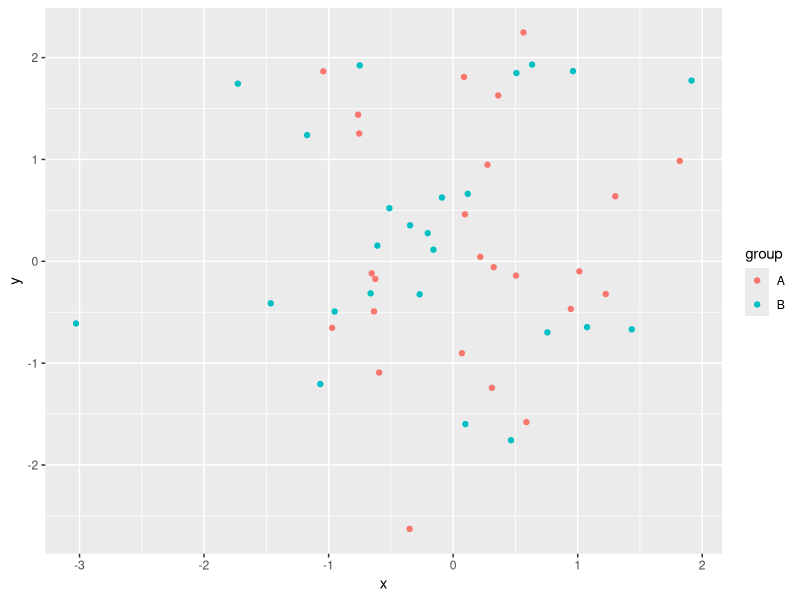
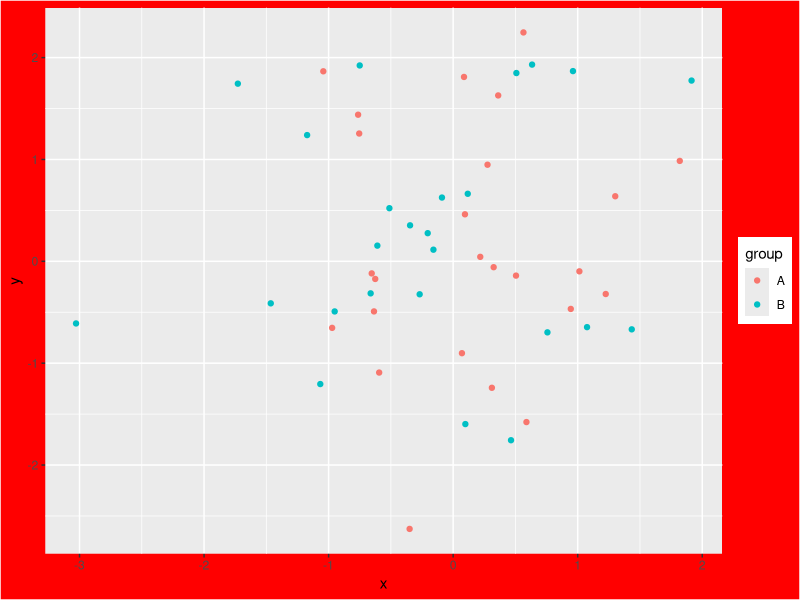
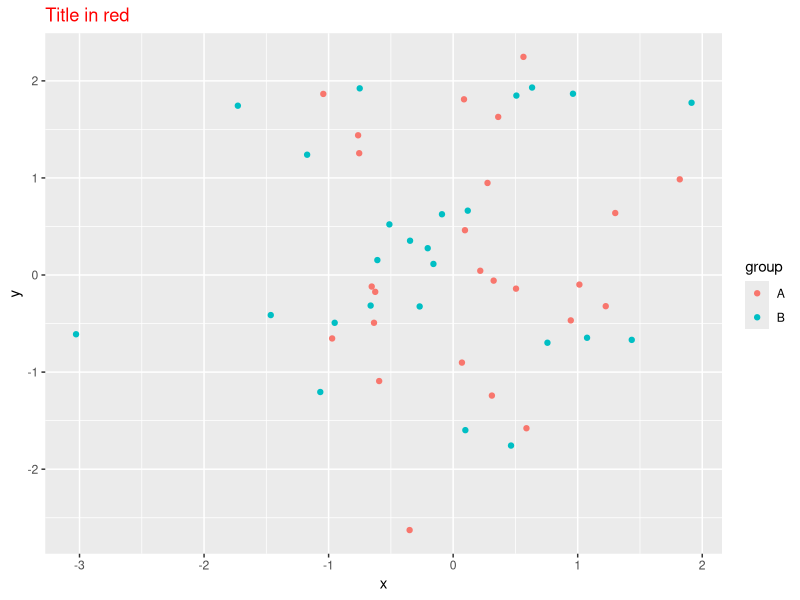
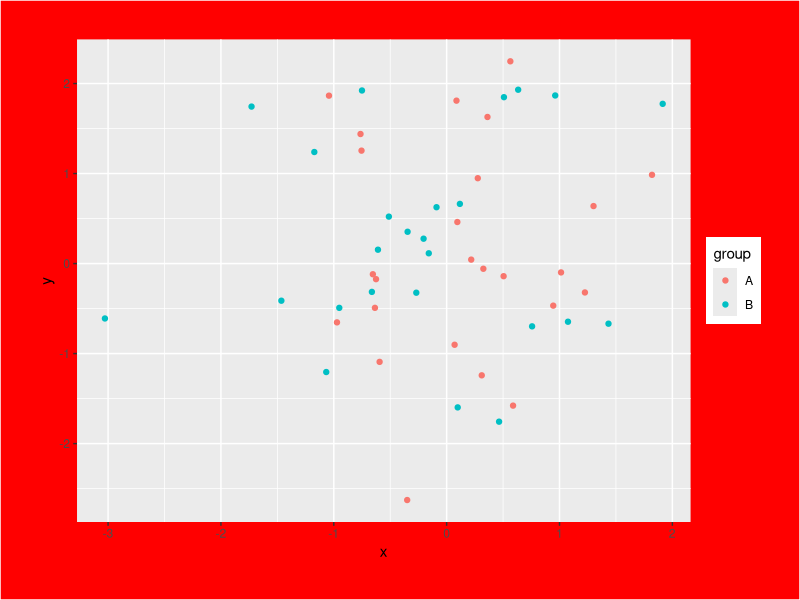
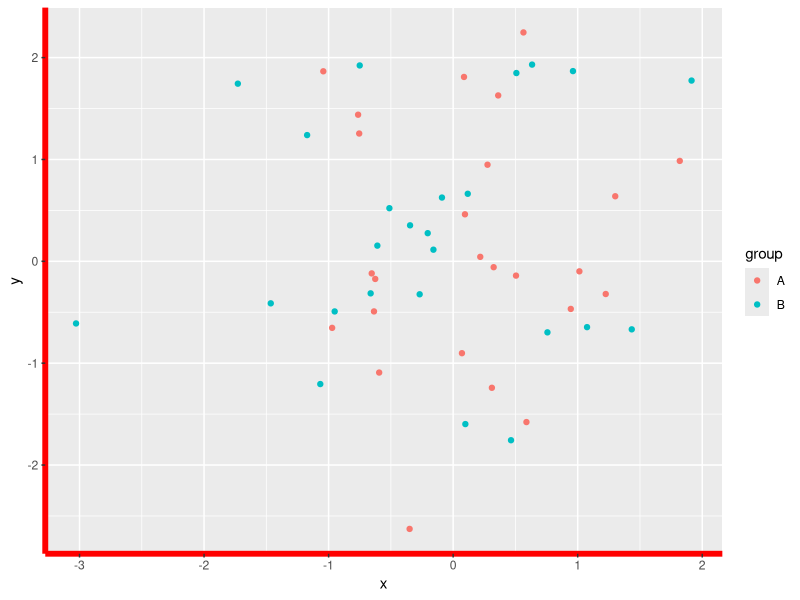
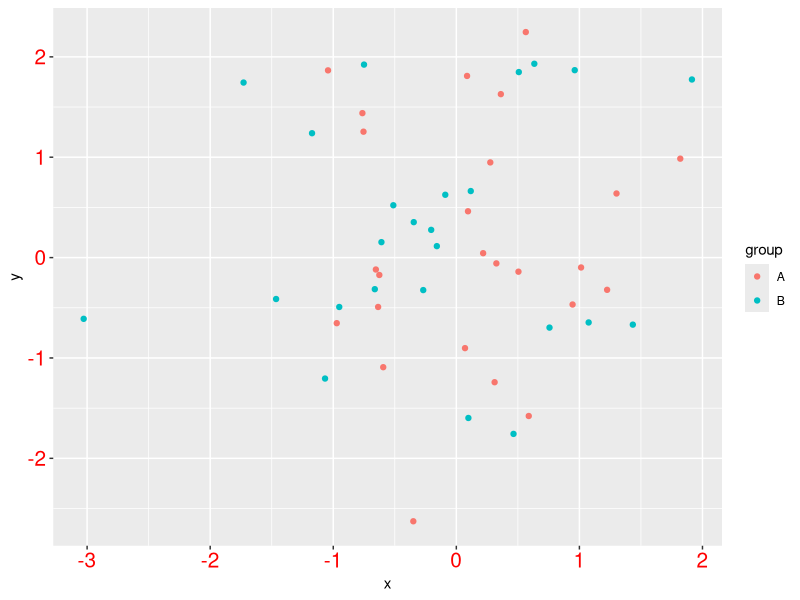
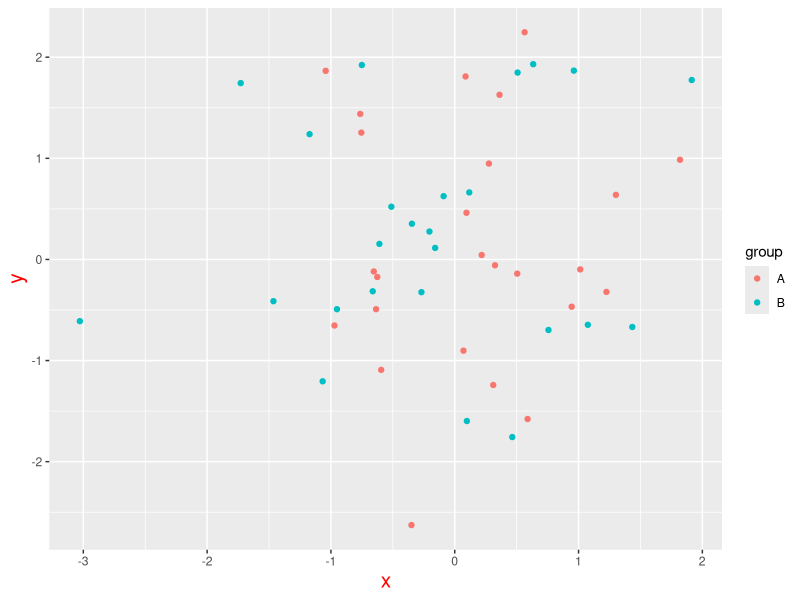
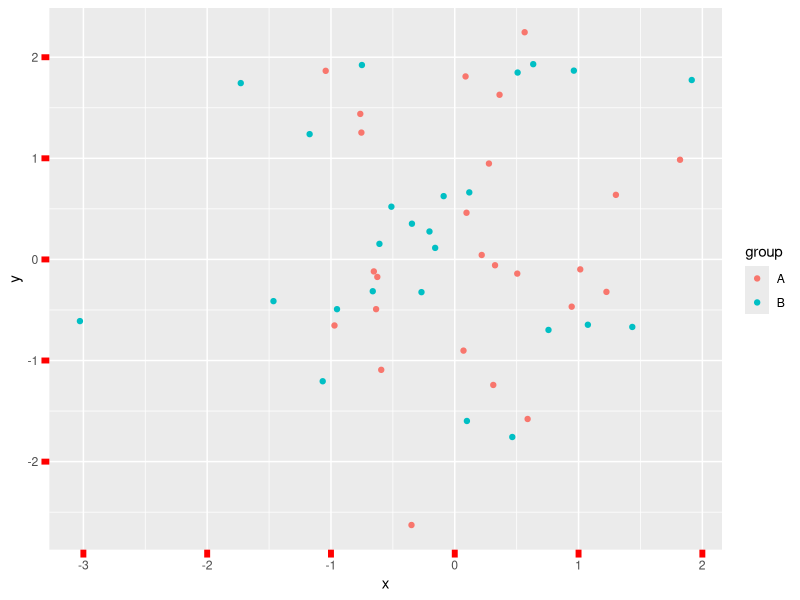

Write R code to recreate these figures, in order.
## ---- chunk 1
# Load ggplot2 library
library(ggplot2)

# Create a sample dataset
data <- data.frame(
  x = rnorm(50),
  y = rnorm(50),
  group = rep(c("A", "B"), each = 25)
)

## ---- chunk 2
#| fig-cap: Original

gp_Test <- ggplot(data, aes(x, y, color = group)) +
  geom_point()

gp_Test
## ---- chunk 3
#| fig-cap: Background in red
gp_Test + 
  theme(plot.background = element_rect(fill = "red"))

## ---- chunk 4
#| fig-cap: Title in red
gp_Test + 
  ggtitle("Title in red") +
  theme(plot.title = element_text(color = "red"))

## ---- chunk 5
#| fig-cap: Background in red and margin in 10 mm
gp_Test + 
  theme(plot.background = element_rect(fill = "red"),
        plot.margin = margin(10,10,10,10, "mm"))

## ---- chunk 6
#| fig-cap: Axis line in red, line width in 2
gp_Test + 
  theme(axis.line = element_line(color = "red", linewidth = 2))

## ---- chunk 7
#| fig-cap: Tick labels in red and font size in 15
gp_Test + 
  theme(axis.text = element_text(color = "red", size = 15))

## ---- chunk 8
#| fig-cap: Axis titles in red and font size in 15
gp_Test + 
  theme(axis.title = element_text(color = "red", size = 15))

## ---- chunk 9
#| fig-cap: Axis tick marks in red, line width in 2, length in 2 mm
gp_Test + 
  theme(axis.ticks = element_line(color = "red", linewidth = 2),
        axis.ticks.length = unit(2, "mm"))

## ---- chunk 10
#| fig-cap: Legend background in red and margin in 10 mm
gp_Test + 
  theme(legend.background = element_rect(fill = "red"),
        legend.margin = margin(10,10,10,10, "mm"))

## ---- chunk 11
#| fig-cap: Background of legend keys in red and legend keys size in 10 mm
gp_Test + 
  theme(legend.key = element_rect(fill = "red"),
        legend.key.size = unit(10, "mm"))

## ---- chunk 12
#| fig-cap: Legend labels in red and font size in 15
gp_Test + 
  theme(legend.text = element_text(color = "red", size = 15))

## ---- chunk 13
#| fig-cap: Legend name in red and font size in 15
gp_Test + 
  theme(legend.title = element_text(color = "red", size = 15))

## ---- chunk 14
#| fig-cap: Legend background in red and margin in 10 mm
gp_Test + 
  theme(panel.background = element_rect(fill = "red"))

## ---- chunk 15
#| fig-cap: Panel border in red and line width in 2
gp_Test + 
  theme(panel.border = element_rect(color = "red", fill = NA, linewidth = 2))

## ---- chunk 16
#| fig-cap: Panel border in red and line width in 2, but the area fill in green
gp_Test + 
  theme(panel.border = element_rect(color = "red", fill = "green", linewidth = 2))

## ---- chunk 17
#| fig-cap: Major grid lines in red and line width in 15
gp_Test + 
  theme(panel.grid.major = element_line(color = "red", linewidth = 2))

## ---- chunk 18
#| fig-cap: Aspect ratio in 1
gp_Test + 
  theme(aspect.ratio = 2)

